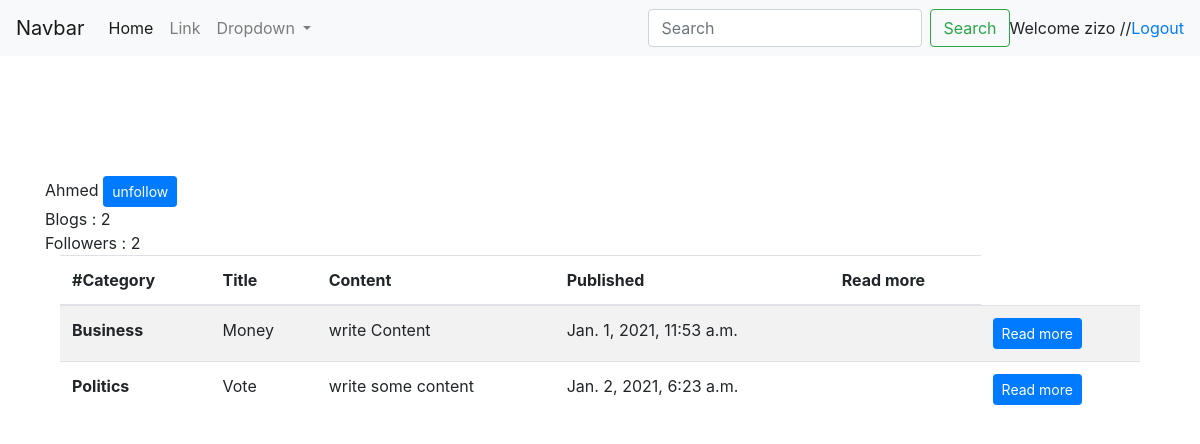
Page /user/4/ (signed in) on the committed database.
### blog/models.py (models this page shows)
class Blog(models.Model):
    category = (
        ('Sports', 'Sports'),
        ('Business', 'Business'),
        ('Computer', 'Computer'),
        ('Entertainment', 'Entertainment'),
        ('Games', 'Games'),
        ('Family', 'Family'),
        ('Travel', 'Travel'),
        ('Fashion', 'Fashion'),
        ('Politics', 'Politics'),
        ('Pets', 'Pets'),
    )
    category = models.CharField(max_length=13, blank=True,null=True, choices= category)
    title = models.CharField(max_length=100)
    content = models.CharField(max_length=1000, null=True,blank=True)
    created = models.DateTimeField(auto_now_add=True)
    user = models.ForeignKey(User, on_delete=models.CASCADE)
    def __str__(self):
        return self.title

### blog/views.py (the view)
# urls.py: path('user/<int:pk>/', user, name='user'),
@login_required()
def user(request, pk):
    user = Blog.objects.filter(id=pk)
    user = user.get()
    print(user.user.username)
    get_user = User.objects.get(blog=user)
    print(get_user)
    r_user = User.objects.get(username__exact=request.user)
    print(r_user)
    try:
        followers_count = Following.objects.filter(follows=get_user).count()
        print(followers_count)
        check2 = Following.objects.filter(follows=r_user)
        print(check2)
        check1 = Following.objects.filter(follows=get_user).filter(a_user=r_user).filter(boolean=True)
        check1 = check1.get(boolean=True)
        print(check1)
        all_blogs = Blog.objects.filter(user=get_user)
        print(all_blogs)
        blog_count = Blog.objects.filter(user=get_user).count()
        context = {
            'check1': check1 ,
            'get_user':get_user,
            'all_blogs':all_blogs,
            'blog_count':blog_count,
            'followers_count':followers_count,
        }
        return render(request, 'user.html', context)
    except:
        print('not following')
        user = Blog.objects.filter(id=pk)
        user = user.get()
        get_user = User.objects.get(blog=user)
        print(get_user)
        all_blogs = Blog.objects.filter(user=get_user)
        print(all_blogs)
        blog_count = Blog.objects.filter(user=get_user).count()
        followers_count = Following.objects.filter(follows=get_user).count()
        print(followers_count)
        context = {
            'check1': check1,
            'user':user,
            'get_user':get_user,
             'all_blogs':all_blogs,
            'blog_count':blog_count,
            'followers_count': followers_count,
             }
        return render(request, 'user.html', context)

### blog/models.py (called while the page is built)
    def __str__(self):
        return '{} {} {} {} {} {} {}'.format(self.a_user,'- following to -' ,self.follows,'-from-',self.created  ,': status =' ,self.boolean)

### templates/user.html (shortened to what this page needs)
{% extends "base.html" %}
{% load static %}
{% block body %}
<nav class="navbar navbar-expand-lg navbar-light bg-light">
  <a class="navbar-brand"  href="{% url 'home' %}">Navbar</a>
  <div class="collapse navbar-collapse" id="navbarSupportedContent">
    <ul class="navbar-nav mr-auto">
      <li class="nav-item active">
        <a class="nav-link"  href="{% url 'home' %}">Home <span class="sr-only">(current)</span></a>
      </li>
      <li class="nav-item">
        <a class="nav-link" href="#">Link</a>
      </li>
      <li class="nav-item dropdown">
        <a class="nav-link dropdown-toggle" href="#" id="navbarDropdown" role="button" data-toggle="dropdown" aria-haspopup="true" aria-expanded="false">
          Dropdown
        </a>
      </li>
    </ul>
    <form class="form-inline my-2 my-lg-0">
      <input class="form-control mr-sm-2" type="search" placeholder="Search" aria-label="Search">
      <button class="btn btn-outline-success my-2 my-sm-0" type="submit">Search</button>
        Welcome {{ user.get_username }} //
     <a class="" href="{% url 'logout' %}">Logout</a>
    </form>
  </div>
</nav>
<br><br><br><br><br>
   <div class="container">
{{ get_user }}
       {% if check1.boolean == True%}
                      <a class="btn btn-primary btn-sm" href="{% url 'unfollow' check1.id%}" >unfollow</a>
       {% else %}
            <a class="btn btn-primary btn-sm" href="{% url 'follow_user' user.id%}" >Follow</a>
        {% endif %}
   <br>
Blogs : {{ blog_count }}
   <br>
Followers : {{ followers_count }}
<div class="container">
<table class="table table-striped">
  <thead>
    <tr>
      <th scope="col">#Category </th>
      <th scope="col">Title</th>
      <th scope="col">Content</th>
      <th scope="col">Published</th>
          <th scope="col">Read more</th>
    </tr>
  </thead>
  <tbody>
    {% for all_blogs in all_blogs %}
    <tr>
      <th scope="row">{{ all_blogs.category }}</th>
      <td>{{all_blogs.title }}</td>
      <td>{{ all_blogs.content }}</td>
      <td>{{ all_blogs.created }}</td>
      <td>
       <td>
     <a class="btn btn-primary btn-sm" href="{% url 'read_more' all_blogs.id %}" >Read more</a>
    </td>
    </tr>
   {% endfor %}
  </tbody>
</table>
</div>
</div>
{% endblock %}

### rows in the picture
Blog: category "Business", title "Money", content "write Content", created "Jan. 1, 2021, 11:53 a.m."
Blog: category "Politics", title "Vote", content "write some content", created "Jan. 2, 2021, 6:23 a.m."

### other values in the picture
{{ user.get_username }} "zizo"
{{ get_user }} "Ahmed"
{{ blog_count }} "2"
{{ followers_count }} "2"
